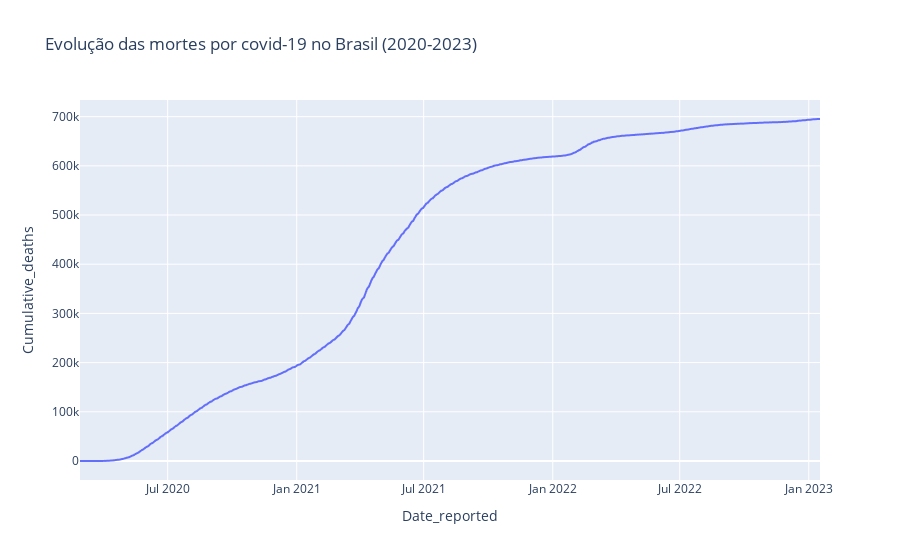

Write notebook code for a chart like this one.
### Markdown cell above
#### - Mortes confirmadas no período

### Code cell
px.line(dfBrasil, 'Date_reported', 'Cumulative_deaths', title='Evolução das mortes por covid-19 no Brasil (2020-2023)')

### Figure 1 — Plotly figure (JSON) as saved in the notebook; plotly's stock layout.template omitted (floating-point values rounded to 4 significant figures; data arrays with more than 128 entries replaced by an {"elided": "..."} marker saying what was removed)
{"data": [{"hovertemplate": "Date_reported=%{x}<br>Cumulative_deaths=%{y}<extra></extra>", "legendgroup": "", "line": {"color": "#636efa", "dash": "solid"}, "marker": {"symbol": "circle"}, "mode": "lines", "name": "", "showlegend": false, "type": "scattergl", "x": {"elided": "1056 str values"}, "xaxis": "x", "y": {"elided": "1056 int values"}, "yaxis": "y"}], "layout": {"legend": {"tracegroupgap": 0}, "title": {"text": "Evolução das mortes por covid-19 no Brasil (2020-2023)"}, "xaxis": {"anchor": "y", "domain": [0, 1], "title": {"text": "Date_reported"}}, "yaxis": {"anchor": "x", "domain": [0, 1], "title": {"text": "Cumulative_deaths"}}}}
